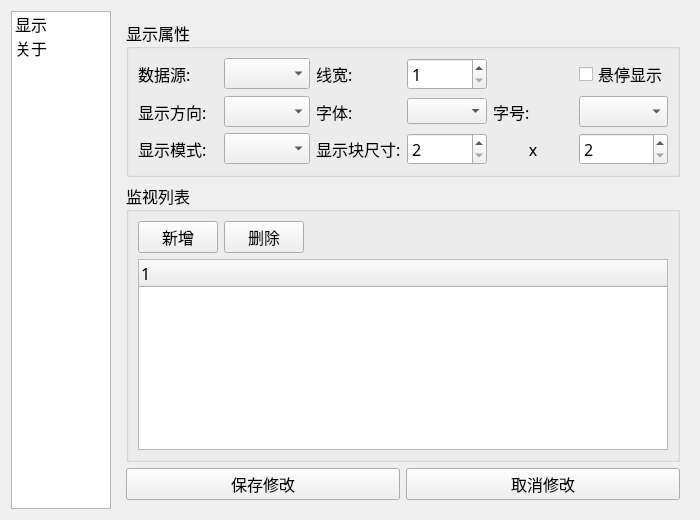
<?xml version="1.0" encoding="UTF-8"?>
<ui version="4.0">
 <class>SettingsWindow</class>
 <widget class="QWidget" name="SettingsWindow">
  <property name="geometry">
   <rect>
    <x>0</x>
    <y>0</y>
    <width>700</width>
    <height>520</height>
   </rect>
  </property>
  <property name="font">
   <font>
    <family>MiSans</family>
    <pointsize>12</pointsize>
   </font>
  </property>
  <property name="windowTitle">
   <string>Form</string>
  </property>
  <layout class="QHBoxLayout" name="horizontalLayout_3">
   <item>
    <widget class="QListWidget" name="listWidget_setting_group">
     <property name="maximumSize">
      <size>
       <width>100</width>
       <height>16777215</height>
      </size>
     </property>
     <property name="font">
      <font>
       <family>MiSans</family>
       <pointsize>12</pointsize>
      </font>
     </property>
     <property name="styleSheet">
      <string notr="true"/>
     </property>
     <property name="selectionBehavior">
      <enum>QAbstractItemView::SelectRows</enum>
     </property>
     <property name="spacing">
      <number>5</number>
     </property>
     <item>
      <property name="text">
       <string>显示</string>
      </property>
     </item>
     <item>
      <property name="text">
       <string>关于</string>
      </property>
     </item>
    </widget>
   </item>
   <item>
    <widget class="QStackedWidget" name="stackedWidget_settings">
     <property name="currentIndex">
      <number>0</number>
     </property>
     <widget class="QWidget" name="page_show">
      <layout class="QVBoxLayout" name="verticalLayout_4">
       <item>
        <widget class="QGroupBox" name="groupBox">
         <property name="title">
          <string>显示属性</string>
         </property>
         <layout class="QGridLayout" name="gridLayout_2">
          <item row="0" column="0">
           <widget class="QLabel" name="label_show_api">
            <property name="text">
             <string>数据源:</string>
            </property>
           </widget>
          </item>
          <item row="0" column="1">
           <widget class="QComboBox" name="comboBox_show_api"/>
          </item>
          <item row="0" column="2">
           <widget class="QLabel" name="label_show_line_width">
            <property name="text">
             <string>线宽:</string>
            </property>
           </widget>
          </item>
          <item row="1" column="0">
           <widget class="QLabel" name="label_show_orientation">
            <property name="text">
             <string>显示方向:</string>
            </property>
           </widget>
          </item>
          <item row="1" column="1">
           <widget class="QComboBox" name="comboBox_show_orientation"/>
          </item>
          <item row="1" column="2">
           <widget class="QLabel" name="label_show_font_family">
            <property name="text">
             <string>字体:</string>
            </property>
           </widget>
          </item>
          <item row="2" column="0">
           <widget class="QLabel" name="label_show_mode">
            <property name="text">
             <string>显示模式:</string>
            </property>
           </widget>
          </item>
          <item row="2" column="1">
           <widget class="QComboBox" name="comboBox_show_mode"/>
          </item>
          <item row="2" column="2">
           <widget class="QLabel" name="label_show_block_size">
            <property name="text">
             <string>显示块尺寸:</string>
            </property>
           </widget>
          </item>
          <item row="2" column="4">
           <widget class="QLabel" name="label_show_block_size_x">
            <property name="text">
             <string>x</string>
            </property>
            <property name="alignment">
             <set>Qt::AlignCenter</set>
            </property>
           </widget>
          </item>
          <item row="1" column="5">
           <widget class="QComboBox" name="comboBox_font_point_size"/>
          </item>
          <item row="1" column="4">
           <widget class="QLabel" name="label">
            <property name="text">
             <string>字号:</string>
            </property>
           </widget>
          </item>
          <item row="0" column="5">
           <widget class="QCheckBox" name="checkBox_show_on_hover">
            <property name="text">
             <string>悬停显示</string>
            </property>
           </widget>
          </item>
          <item row="1" column="3">
           <widget class="QComboBox" name="comboBox_font_family">
            <property name="font">
             <font>
              <pointsize>10</pointsize>
             </font>
            </property>
           </widget>
          </item>
          <item row="0" column="3">
           <widget class="QSpinBox" name="spinBox_show_line_width">
            <property name="minimum">
             <number>1</number>
            </property>
           </widget>
          </item>
          <item row="2" column="3">
           <widget class="QSpinBox" name="spinBox_show_block_width">
            <property name="minimum">
             <number>2</number>
            </property>
           </widget>
          </item>
          <item row="2" column="5">
           <widget class="QSpinBox" name="spinBox_show_block_height">
            <property name="minimum">
             <number>2</number>
            </property>
           </widget>
          </item>
         </layout>
        </widget>
       </item>
       <item>
        <widget class="QGroupBox" name="groupBox_5">
         <property name="title">
          <string>监视列表</string>
         </property>
         <layout class="QVBoxLayout" name="verticalLayout_2">
          <item>
           <layout class="QHBoxLayout" name="horizontalLayout">
            <item>
             <widget class="QPushButton" name="pushButton_target_add">
              <property name="text">
               <string>新增</string>
              </property>
             </widget>
            </item>
            <item>
             <widget class="QPushButton" name="pushButton_target_del">
              <property name="text">
               <string>删除</string>
              </property>
             </widget>
            </item>
            <item>
             <spacer name="horizontalSpacer">
              <property name="orientation">
               <enum>Qt::Horizontal</enum>
              </property>
              <property name="sizeHint" stdset="0">
               <size>
                <width>40</width>
                <height>20</height>
               </size>
              </property>
             </spacer>
            </item>
           </layout>
          </item>
          <item>
           <widget class="QTreeWidget" name="treeWidget_target">
            <property name="font">
             <font>
              <family>MiSans</family>
              <pointsize>12</pointsize>
             </font>
            </property>
           </widget>
          </item>
         </layout>
        </widget>
       </item>
       <item>
        <layout class="QHBoxLayout" name="horizontalLayout_4">
         <item>
          <widget class="QPushButton" name="pushButton_show_change_save">
           <property name="text">
            <string>保存修改</string>
           </property>
          </widget>
         </item>
         <item>
          <widget class="QPushButton" name="pushButton_show_change_cancel">
           <property name="text">
            <string>取消修改</string>
           </property>
          </widget>
         </item>
        </layout>
       </item>
      </layout>
     </widget>
     <widget class="QWidget" name="page_info">
      <layout class="QVBoxLayout" name="verticalLayout_7">
       <item>
        <widget class="QGroupBox" name="groupBox_2">
         <property name="title">
          <string>版本信息</string>
         </property>
         <layout class="QGridLayout" name="gridLayout" rowminimumheight="1,3">
          <item row="0" column="0">
           <widget class="QLabel" name="label_version_tips">
            <property name="maximumSize">
             <size>
              <width>70</width>
              <height>16777215</height>
             </size>
            </property>
            <property name="text">
             <string>版本号:</string>
            </property>
           </widget>
          </item>
          <item row="0" column="1">
           <widget class="QLabel" name="label_version">
            <property name="text">
             <string>vx.x.x</string>
            </property>
            <property name="alignment">
             <set>Qt::AlignCenter</set>
            </property>
           </widget>
          </item>
          <item row="1" column="0">
           <widget class="QLabel" name="label_build_time_tips">
            <property name="maximumSize">
             <size>
              <width>70</width>
              <height>16777215</height>
             </size>
            </property>
            <property name="text">
             <string>编译时间:</string>
            </property>
           </widget>
          </item>
          <item row="1" column="1">
           <widget class="QLabel" name="label_build_time">
            <property name="text">
             <string>yyyy-mm-dd hh:mm:ss</string>
            </property>
            <property name="alignment">
             <set>Qt::AlignCenter</set>
            </property>
           </widget>
          </item>
         </layout>
        </widget>
       </item>
       <item>
        <widget class="QGroupBox" name="groupBox_3">
         <property name="title">
          <string>软件更新</string>
         </property>
         <layout class="QHBoxLayout" name="horizontalLayout_2">
          <item>
           <widget class="QPushButton" name="pushButton_project_url_gitee">
            <property name="text">
             <string>Gitee源</string>
            </property>
           </widget>
          </item>
          <item>
           <widget class="QPushButton" name="pushButton_project_url_github">
            <property name="text">
             <string>Github源</string>
            </property>
           </widget>
          </item>
         </layout>
        </widget>
       </item>
       <item>
        <widget class="QGroupBox" name="groupBox_4">
         <property name="title">
          <string>重置</string>
         </property>
         <layout class="QVBoxLayout" name="verticalLayout">
          <item>
           <widget class="QPushButton" name="pushButton_reset_settings">
            <property name="text">
             <string>设置初始化</string>
            </property>
           </widget>
          </item>
         </layout>
        </widget>
       </item>
       <item>
        <spacer name="verticalSpacer">
         <property name="orientation">
          <enum>Qt::Vertical</enum>
         </property>
         <property name="sizeHint" stdset="0">
          <size>
           <width>20</width>
           <height>124</height>
          </size>
         </property>
        </spacer>
       </item>
      </layout>
     </widget>
    </widget>
   </item>
  </layout>
 </widget>
 <resources/>
 <connections/>
</ui>
